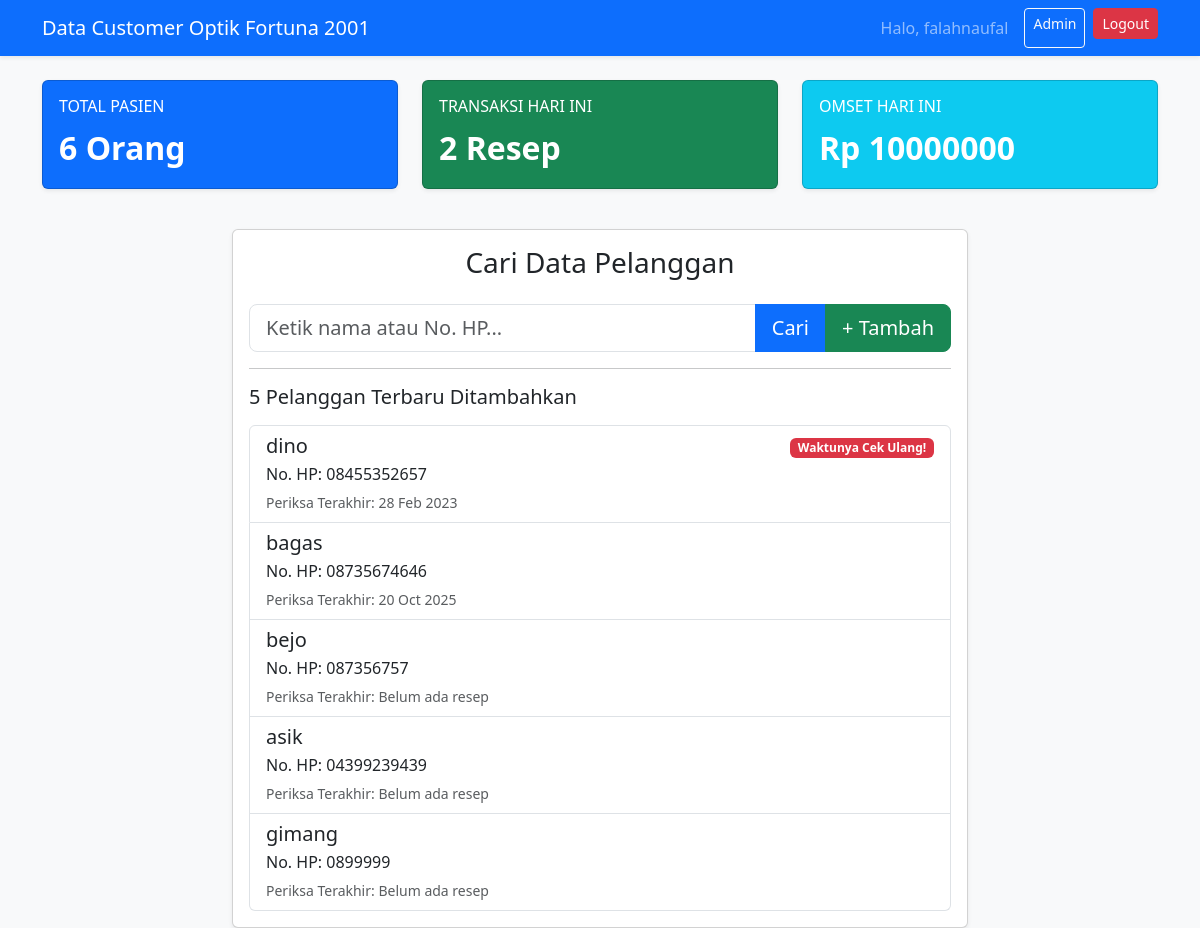
The app's page / (signed in) with its own data.
### pasien/models.py (models this page shows, shortened)
class Pelanggan(models.Model):
    nama = models.CharField(max_length=100)
    no_hp = models.CharField(max_length=20, unique=True)
    alamat = models.TextField(blank=True, null=True)
    tanggal_lahir = models.DateField(blank=True, null=True)
    created_at = models.DateTimeField(auto_now_add=True)
    class Meta:
        verbose_name = "Data Pelanggan"
        verbose_name_plural = "Data Pelanggan"

### pasien/views.py (the view)
# urls.py: path('', views.halaman_pencarian, name='search'),
@login_required # Kunci halaman ini
def halaman_pencarian(request):
    query = request.GET.get('query', '')
    if query:
        pelanggan_list_qs = Pelanggan.objects.filter(
            Q(nama__icontains=query) | Q(no_hp__icontains=query)
        )
        is_search_result = True
    else:
        pelanggan_list_qs = Pelanggan.objects.order_by('-created_at')[:5]
        is_search_result = False
    satu_tahun_lalu = date.today() - timedelta(days=365)
    pelanggan_list = pelanggan_list_qs.annotate(
            last_periksa=Max('resep_history__tanggal_periksa')
    )
    jumlah_pasien = Pelanggan.objects.count()
    resep_hari_ini_qs = Resep.objects.filter(tanggal_periksa=date.today())
    resep_hari_ini = resep_hari_ini_qs.count()
    total_penjualan_hari_ini = resep_hari_ini_qs.aggregate(
        total=Sum('total_bayar')
    )['total'] or 0
    context = {
        'pelanggan_list': pelanggan_list,
        'query': query,
        'is_search_result': is_search_result,
        'jumlah_pasien': jumlah_pasien,
        'resep_hari_ini': resep_hari_ini,
        'total_penjualan_hari_ini': total_penjualan_hari_ini,
        'satu_tahun_lalu': satu_tahun_lalu,
    }
    return render(request, 'search.html', context)

### templates/search.html (shortened to what this page needs)
{% extends 'base.html' %}
{% block content %}
<div class="row mb-4">
    <div class="col-md-4 mb-3">
        <div class="card text-white bg-primary shadow-sm">
            <div class="card-body">
                <h6 class="card-title text-uppercase">Total Pasien</h6>
                <p class="card-text fs-2 fw-bold">{{ jumlah_pasien }} Orang</p>
            </div>
        </div>
    </div>
    <div class="col-md-4 mb-3">
        <div class="card text-white bg-success shadow-sm">
            <div class="card-body">
                <h6 class="card-title text-uppercase">Transaksi Hari Ini</h6>
                <p class="card-text fs-2 fw-bold">{{ resep_hari_ini }} Resep</p>
            </div>
        </div>
    </div>
    <div class="col-md-4 mb-3">
        <div class="card text-white bg-info shadow-sm">
            <div class="card-body">
                <h6 class="card-title text-uppercase">Omset Hari Ini</h6>
                <p class="card-text fs-2 fw-bold">Rp {{ total_penjualan_hari_ini|default:0 }}</p>
            </div>
        </div>
    </div>
</div>
<div class="row justify-content-center">
    <div class="col-md-8">
        <div class="card shadow-sm">
            <div class="card-body">
                <h3 class="card-title text-center mb-4">Cari Data Pelanggan</h3>
                <form method="GET" action="{% url 'search' %}">
                    <div class="input-group input-group-lg mb-3">
                        <input type="text" class="form-control"
                               placeholder="Ketik nama atau No. HP..."
                               name="query" value="{{ query }}">
                        <button class="btn btn-primary" type="submit">Cari</button>
                        <a href="{% url 'tambah_pelanggan' %}" class="btn btn-success" title="Tambah Pelanggan Baru">
                            + Tambah
                        </a>
                    </div>
                </form>
                {% if pelanggan_list %}
                    <hr>
                    {% if is_search_result %}
                        <h5 class="mb-3">Hasil Pencarian untuk: "{{ query }}"</h5>
                    {% else %}
                        <h5 class="mb-3">5 Pelanggan Terbaru Ditambahkan</h5>
                    {% endif %}
                    <div class="list-group">
                        {% for pelanggan in pelanggan_list %}
                            <a href="{% url 'detail' pelanggan.pk %}" class="list-group-item list-group-item-action">
                                <div class="d-flex w-100 justify-content-between align-items-center">
                                <h5 class="mb-1">{{ pelanggan.nama }}</h5>
                                {% if pelanggan.last_periksa and pelanggan.last_periksa < satu_tahun_lalu %}
                                    <span class="badge bg-danger">
                                        Waktunya Cek Ulang!
                                    </span>
                                    {% endif %}
                                    </div>
                                <p class="mb-1">No. HP: {{ pelanggan.no_hp }}</p>
                                <small class="text-muted">
                                    Periksa Terakhir: {{ pelanggan.last_periksa|date:"d M Y"|default:"Belum ada resep" }}
                                </small>
                            </a>
                        {% endfor %}
                    </div>
                {% elif is_search_result %}
                    <hr>
                        <div class="alert alert-warning">
                        Data pelanggan tidak ditemukan.
                        <a href="{% url 'tambah_pelanggan' %}" class="alert-link">Tambah data baru?</a>
                    </div>
                {% endif %}
            </div>
        </div>
    </div>
</div>
{% endblock %}

### templates/base.html (shortened to what this page needs)
<!doctype html>
<html lang="id">
  <head>
    <link href="https://cdn.jsdelivr.net/npm/bootstrap@5.3.3/dist/css/bootstrap.min.css" rel="stylesheet">
  </head>
  <body>
    <nav class="navbar navbar-expand-lg navbar-dark bg-primary shadow-sm">
        <div class="container">
            <a class="navbar-brand" href="{% url 'search' %}"> Data Customer Optik Fortuna 2001</a>
            <div class="d-flex">
                {% if user.is_authenticated %}
                    <span class="navbar-text me-3">
                        Halo, {{ user.first_name|default:user.username }}
                    </span>
                    <a href="/admin" class="btn btn-outline-light btn-sm me-2" target="_blank">Admin</a>
                    <form action="{% url 'logout' %}" method="POST" class="d-inline">
    <button type="submit" class="btn btn-danger btn-sm">Logout</button>
</form>
                {% else %}
                    <a href="{% url 'login' %}" class="btn btn-light btn-sm">Login</a>
                {% endif %}
            </div>
        </div>
    </nav>
    <div class="container mt-4">
        {% block content %}
        {% endblock %}
    </div>
  </body>
</html>

### templates/base.html (style rules this page uses)
body { background-color: #f8f9fa; }

### records on screen
Pelanggan: nama "dino", shows "Waktunya Cek Ulang!", no_hp "08455352657", last_periksa "28 Feb 2023"
Pelanggan: nama "bagas", no_hp "08735674646", last_periksa "20 Oct 2025"
Pelanggan: nama "bejo", no_hp "087356757", last_periksa "Belum ada resep"
Pelanggan: nama "asik", no_hp "04399239439", last_periksa "Belum ada resep"
Pelanggan: nama "gimang", no_hp "0899999", last_periksa "Belum ada resep"

### other values on screen
{{ user.first_name|default:user.username }} "falahnaufal"
{{ jumlah_pasien }} "6"
{{ resep_hari_ini }} "2"
{{ total_penjualan_hari_ini|default:0 }} "10000000"
